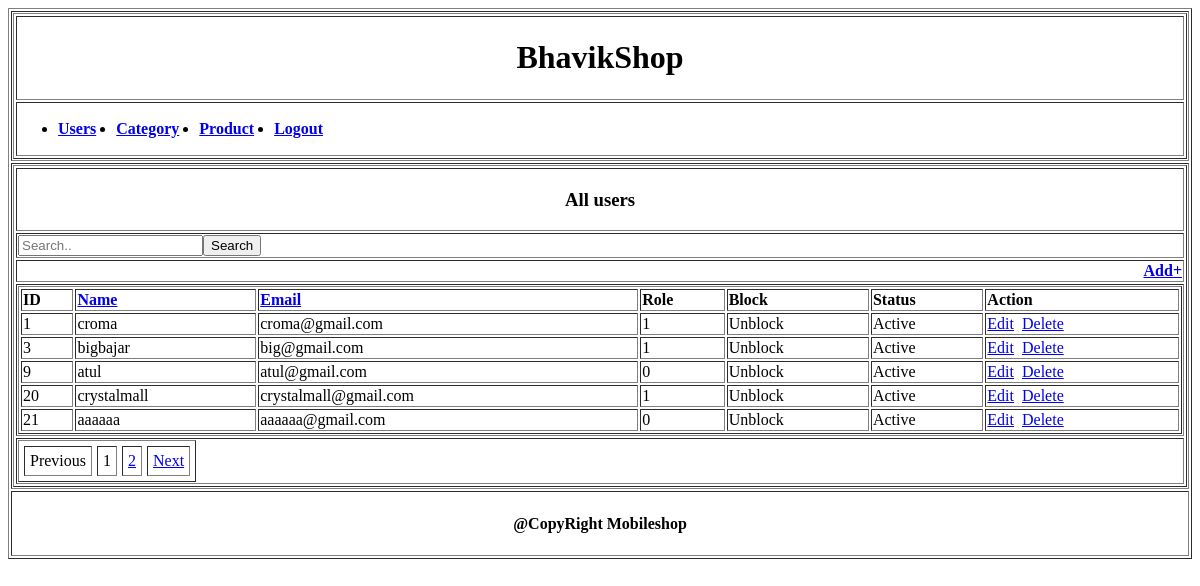
/mobileshop/admin/user_master.php (signed in), run on an earlier commit of the app's database.
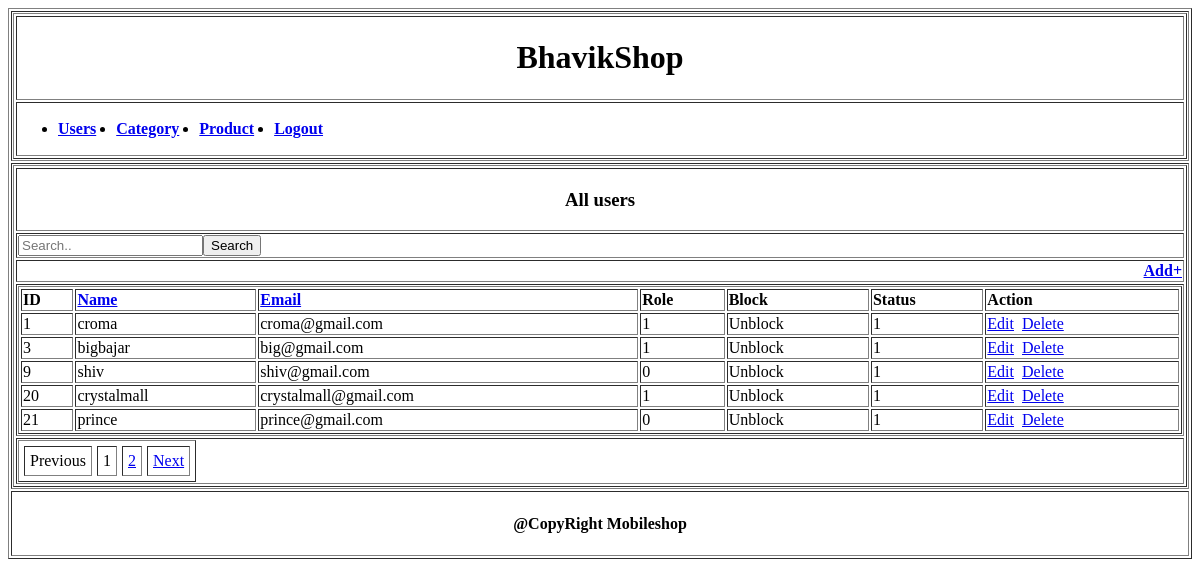
And on a later commit of the database.
### tables this page shows
CREATE TABLE `user_master` (
  `usr_id` int(11) NOT NULL,
  `usr_name` varchar(255) NOT NULL,
  `usr_email` varchar(255) NOT NULL,
  `usr_password` varchar(255) NOT NULL,
  `usr_role` int(11) NOT NULL,
  `usr_block` varchar(255) NOT NULL DEFAULT '1',
  `status` int(11) NOT NULL
);

### mobileshop/admin/function.php (called while the page is built, shortened)
<?php
    $page_no = 0;
    if(isset($_GET['page_no']) && $_GET['page_no'] != ''){
        $page_no = $_GET['page_no'];
      }else{
        $page_no = 1;
    }
    $total_records_per_page = 5;
    $offset = ($page_no - 1) * $total_records_per_page;
    $next_page = $page_no + 1;
?>

### mobileshop/admin/user_master.php (the view, shortened to what this page needs)
<?php
include('header.php');
$usr_name = '';
$usr_name_error = '';
$usr_email = '';
$usr_email_error = '';
$usr_password_error = '';
$usr_role = '';
$usr_role_error = '';
$usr_block = '';
$status = '';
$action = '';
$formaction = '';
$search_url = isset($_GET['search']) && $_GET['search'] ? 'search='.$_GET['search'].'&' : '';
$search_value = isset($_GET['search']) && $_GET['search'] ? $_GET['search'] : '';
$result_count = mysqli_query($conn,'SELECT COUNT(*) As total_records FROM `user_master`');
$total_records = mysqli_fetch_array($result_count);
$total_records = $total_records['total_records'];
$total_no_of_pages = ceil($total_records / $total_records_per_page);
	$listing_sql = "SELECT * FROM `user_master` WHERE (user_master.usr_name like '%" . $search_value . "%' OR user_master.usr_email like '%" . $search_value . "%') LIMIT  $offset, $total_records_per_page";
	$listing_result = mysqli_query($conn, $listing_sql);
?>
	<tr><td width="100%">
		<table width="100%" border="1">
			<tr><td width="100%" align="center"><h3>All users</h3></td></tr>
<?php if ($action == 'Add' || $action == 'Edit') { ?>
	<tr><td><form method="POST" action="user_master.php?<?php echo $formaction; ?>">
		<table width="50%" border="1" cellpadding="5" align="center">
			<tr><td colspan="2" align="right"><a href="<?php echo SITE_URL_ADMIN.'/user_master.php';?>" class="btn btn-outline-success"><b>Back</b></a></td></tr>
				<tr>
					<th>Name</th>
					<td><input type="text" name="usr_name" value="<?php echo $usr_name; ?>"><br><?php echo $usr_name_error; ?></td>
				</tr>
				<tr>
					<th>Email</th>
					<td><input type="email" name="usr_email" value="<?php echo $usr_email; ?>"><br><?php echo $usr_email_error; ?></td>
				</tr>
				<tr>
					<th>Password</th>
					<td><input type="password" name="usr_password"><br><?php echo $usr_password_error; ?></td>
				</tr>
				<tr>
					<th>Block</th>
					<td>
						<input type="radio" name="usr_block" value="Unblock" <?php echo " checked $usr_block == 'Unblock'"; ?>>Unblock
						<input type="radio" name="usr_block" value="Block" <?php if($usr_block == 'Block'){ echo 'checked="checked"'; } ?>>Block
					</td>
				</tr>
				<tr>
					<th>Role</th>
					<td>
						<select name="usr_role" value="<?php echo $usr_role; ?>"><br><?php echo $usr_role_error; ?>
							<option value="select">--select--</option>
							<option value="1" <?php if($usr_role == '1'){ echo 'selected="selected"';} ?>>Admin</option>
							<option value="Seller" <?php if($usr_role == 'Seller'){ echo 'selected="selected"';} ?>>Seller</option>
							<option value="0" <?php if($usr_role == '0'){ echo 'selected="selected"';} ?>>Customer</option>
						</select>
					</td>
				</tr>
				<tr>
					<th>Status</th>
					<td><input type="radio" name="status" value="Active" <?php echo " checked $status == 'Active'"; ?>>Active
						<input type="radio" name="status" value="Deactive" <?php if ($status == 'Deactive') {
																		echo 'checked="checked"';
																	} ?>>Deactive
					</td>
				</tr>
				<tr>
					<td colspan="2" align="center"><input type="submit" name="submit" value="<?php echo $action; ?>"></td>
				</tr>
	</table></form></td></tr>
	<?php } else {
			            if($submitedmsg != ''){ echo $submitedmsg; } ?>
                <tr><td>
					<form method="get" action="user_master.php">
			           <input type="text" placeholder="Search.." name="search" value="<?php echo $search_value; ?>"><button type="submit" id="search_btn" class="btn btn-outline-warning">Search</button>
					</form>
				</td></tr>
				<tr><td align="right"><a href="user_master.php?action=Add" class="btn btn-outline-success"><b>Add+</b></a></td></tr>
				<tr><td>
					<table width="100%" border="1">
				<tr>
					<td><b>ID</b></td>
					<td><a href="user_master.php?<?php echo $search_url; ?>"><b>Name</b></td>
					<td><a href="user_master.php?<?php echo $search_url; ?>"><b>Email</b></td>
					<td><b>Role</b></td>
					<td><b>Block</b></td>
					<td><b>Status</b></td>
					<td><b>Action</b></td>
				</tr>
				<?php
				if($listing_result->num_rows > 0){
					while($listing_row = $listing_result->fetch_assoc()){ ?>
						<tr>
							<td><?php echo $listing_row['usr_id']; ?></td>
							<td><?php echo $listing_row['usr_name']; ?></td>
							<td><?php echo $listing_row['usr_email']; ?></td>
							<td><?php echo $listing_row['usr_role']; ?></td>
							<td><?php echo $listing_row['usr_block']; ?></td>
							<td><?php echo $listing_row['status']; ?></td>
							<td>
								<a class="btn btn-info" href="user_master.php?action=Edit&id=<?php echo $listing_row['usr_id']; ?>">Edit</a>&nbsp;
								<a class="btn btn-danger" onclick="return deletelist();" href="user_master.php?action=Delete&id=<?php echo $listing_row['usr_id']; ?>">Delete</a>
							</td>
						</tr>
				<?php }
				}
				?>
				</table>
		</td></tr>
		<tr><td> <?php include('pagination.php')?></td></tr>
	<?php
	}
	?>
	</table>
	</td></tr>
<?php include('footer.php'); ?>

### mobileshop/admin/header.php (shortened to what this page needs)
<?php
 	require "function.php";
 ?>
<!DOCTYPE html>
<html>
<head>
</head>
<body>
<table border="1" width="100%">
	<tr><td align="center">
		<table width="100%" align="center" border="1">
			<tr><td width="100%" align="center"><h1>BhavikShop</h1></td></tr>
			<tr><td>
				<ul style="display: flex;">
					<?php if($_SESSION["usr_role"] == '1') { ?>
					<li><a href="<?php echo SITE_URL_ADMIN;?>/user_master.php"><b>Users</b></a></li>&nbsp;&nbsp;&nbsp;&nbsp;&nbsp;
					<li><a href="<?php echo SITE_URL_ADMIN;?>/category.php"><b>Category</b></a></li>&nbsp;&nbsp;&nbsp;&nbsp;&nbsp;
					<li><a href="<?php echo SITE_URL_ADMIN;?>/product.php"><b>Product</b></a></li>&nbsp;&nbsp;&nbsp;&nbsp;&nbsp;
					<li><a href="<?php echo SITE_URL_ADMIN;?>/logout.php"><b>Logout</b></a></li>
					<?php } ?>
				</ul>
			</td></tr>
		</table>
	</td></tr>

### mobileshop/admin/pagination.php
<table border="1" cellpadding="5" cellspacing="5">
    <tr>
        <td>
            <a <?php if($page_no > 1){ echo "href='?page_no=$previous_page'";} ?>>Previous</a>
        </td>
        <?php for($counter = 1; $counter <= $total_no_of_pages; $counter++){
                if($counter == $page_no){
                    echo "<td><a>$counter</a></li>";
                }else{
                    echo "<td><a href='?page_no=$counter'>$counter</a></td>";
                }
             }
        ?>
        <td>
            <a <?php if($page_no < $total_no_of_pages){ echo "href='?page_no=$next_page'";} ?>>Next</a>
        </td>
    </tr>
</table>

### mobileshop/admin/footer.php (shortened to what this page needs)
  <tr><td align="center"><h4>@CopyRight Mobileshop</h4></td></tr>
</table>
</body>
</html>

What changed in the data, as far as the page shows it:
changed user_master "croma": status "Active" → "1"
changed user_master "bigbajar": status "Active" → "1"
changed user_master id 9: usr_name "atul" → "shiv"; usr_email "atul@gmail.com" → "shiv@gmail.com"; status "Active" → "1"
changed user_master "crystalmall": status "Active" → "1"
changed user_master id 21: usr_name "aaaaaa" → "prince"; usr_email "aaaaaa@gmail.com" → "prince@gmail.com"; status "Active" → "1"
